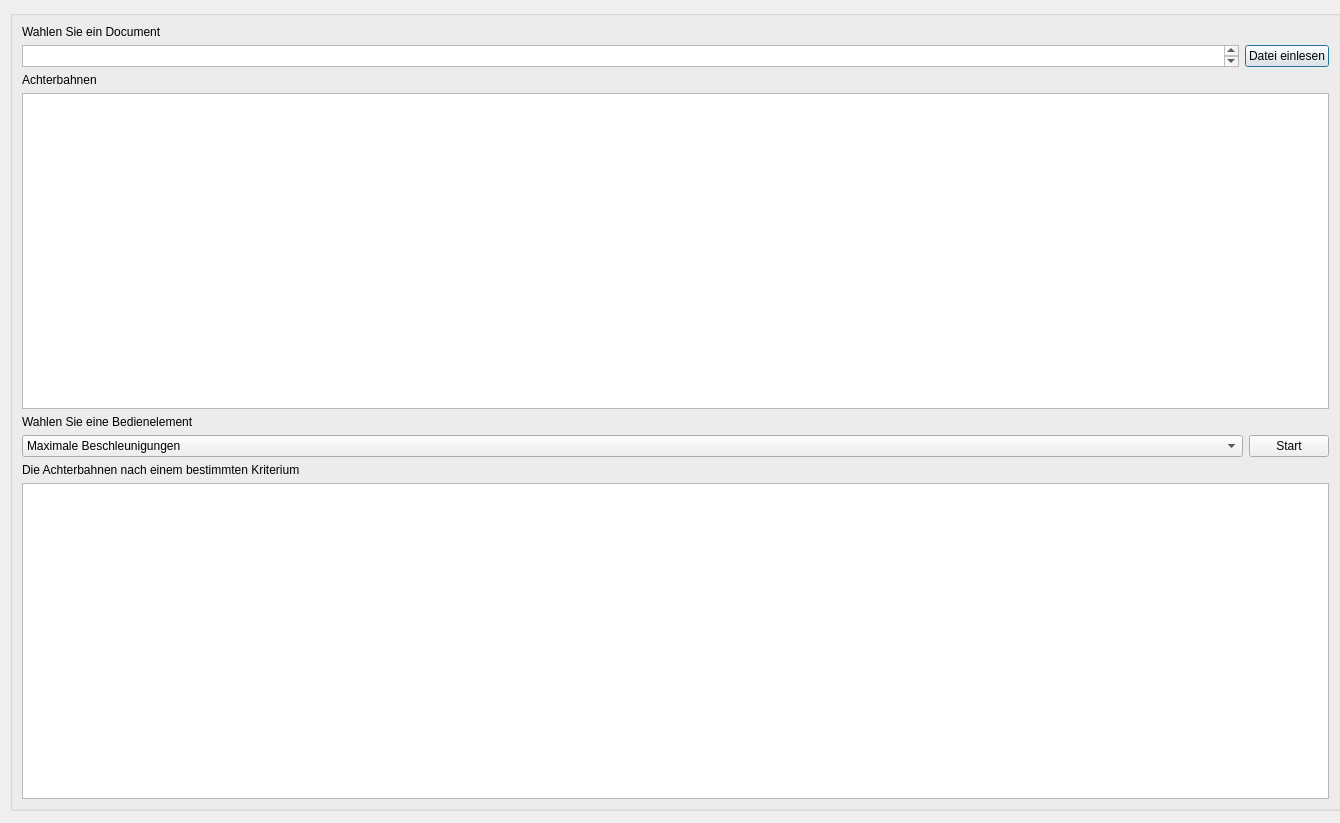
<?xml version="1.0" encoding="UTF-8"?>
<ui version="4.0">
 <class>Dialog</class>
 <widget class="QDialog" name="Dialog">
  <property name="geometry">
   <rect>
    <x>0</x>
    <y>0</y>
    <width>1340</width>
    <height>823</height>
   </rect>
  </property>
  <property name="windowTitle">
   <string>Dialog</string>
  </property>
  <widget class="QGroupBox" name="groupBox">
   <property name="geometry">
    <rect>
     <x>10</x>
     <y>10</y>
     <width>1331</width>
     <height>801</height>
    </rect>
   </property>
   <layout class="QVBoxLayout" name="verticalLayout_6">
    <item>
     <layout class="QVBoxLayout" name="verticalLayout_5">
      <item>
       <layout class="QVBoxLayout" name="verticalLayout">
        <item>
         <widget class="QLabel" name="label_3">
          <property name="text">
           <string>Wahlen Sie ein Document </string>
          </property>
         </widget>
        </item>
        <item>
         <layout class="QHBoxLayout" name="horizontalLayout">
          <item>
           <widget class="QTextEdit" name="filename">
            <property name="sizePolicy">
             <sizepolicy hsizetype="Expanding" vsizetype="Fixed">
              <horstretch>0</horstretch>
              <verstretch>0</verstretch>
             </sizepolicy>
            </property>
            <property name="minimumSize">
             <size>
              <width>0</width>
              <height>12</height>
             </size>
            </property>
           </widget>
          </item>
          <item>
           <widget class="QPushButton" name="readFile">
            <property name="sizePolicy">
             <sizepolicy hsizetype="Fixed" vsizetype="Fixed">
              <horstretch>0</horstretch>
              <verstretch>0</verstretch>
             </sizepolicy>
            </property>
            <property name="text">
             <string>Datei einlesen</string>
            </property>
           </widget>
          </item>
         </layout>
        </item>
       </layout>
      </item>
      <item>
       <layout class="QVBoxLayout" name="verticalLayout_2">
        <item>
         <widget class="QLabel" name="label_4">
          <property name="text">
           <string>Achterbahnen </string>
          </property>
         </widget>
        </item>
        <item>
         <widget class="QTableWidget" name="table1"/>
        </item>
       </layout>
      </item>
      <item>
       <layout class="QVBoxLayout" name="verticalLayout_3">
        <item>
         <widget class="QLabel" name="label">
          <property name="text">
           <string>Wahlen Sie eine Bedienelement </string>
          </property>
         </widget>
        </item>
        <item>
         <layout class="QHBoxLayout" name="horizontalLayout_2">
          <item>
           <widget class="QComboBox" name="comboBox">
            <property name="sizePolicy">
             <sizepolicy hsizetype="Expanding" vsizetype="Fixed">
              <horstretch>0</horstretch>
              <verstretch>0</verstretch>
             </sizepolicy>
            </property>
            <item>
             <property name="text">
              <string>Maximale Beschleunigungen </string>
             </property>
            </item>
            <item>
             <property name="text">
              <string>Häufigkeit besonders hoher Beschleunigung</string>
             </property>
            </item>
            <item>
             <property name="text">
              <string>Anzahl der Zeitpunkte gefühlter &quot;Schwerelosigkeit&quot; während der Fahrt</string>
             </property>
            </item>
            <item>
             <property name="text">
              <string>Winkel des Anstiegs am Lift Hill der Achterbahn</string>
             </property>
            </item>
           </widget>
          </item>
          <item>
           <widget class="QPushButton" name="startButton">
            <property name="sizePolicy">
             <sizepolicy hsizetype="Fixed" vsizetype="Fixed">
              <horstretch>0</horstretch>
              <verstretch>0</verstretch>
             </sizepolicy>
            </property>
            <property name="text">
             <string>Start</string>
            </property>
           </widget>
          </item>
         </layout>
        </item>
       </layout>
      </item>
      <item>
       <layout class="QVBoxLayout" name="verticalLayout_4">
        <item>
         <widget class="QLabel" name="label_2">
          <property name="text">
           <string>Die Achterbahnen nach einem bestimmten Kriterium</string>
          </property>
         </widget>
        </item>
        <item>
         <widget class="QTableWidget" name="table2"/>
        </item>
       </layout>
      </item>
     </layout>
    </item>
   </layout>
  </widget>
 </widget>
 <resources/>
 <connections/>
</ui>
